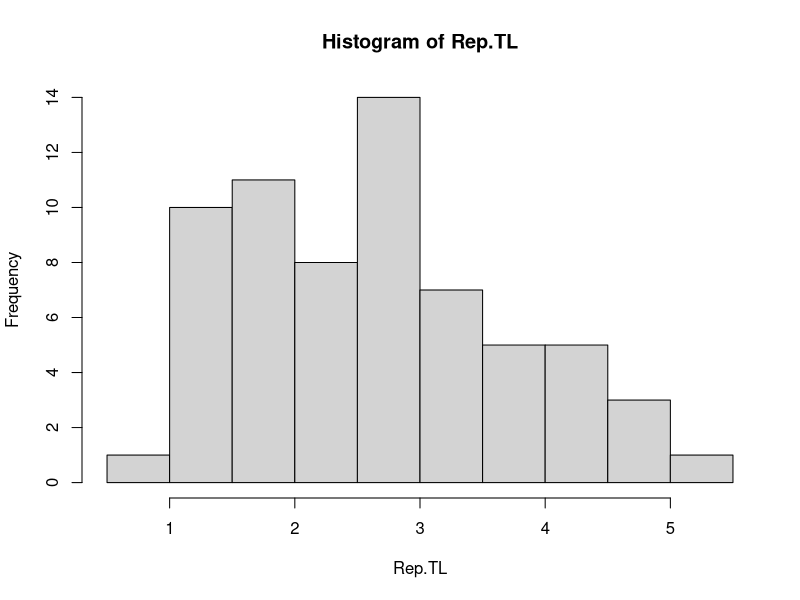

Write the R code that produced this figure. (Note: this script raises an error after producing the figure.)
#  SCRIPT FOR CALCULATING MSY USING CATCH-BASED METHOD

# TO DO:

rm(list=ls(all=TRUE))

# ---- DATA SECTION -----

yr=1975:2012

#Catch in numbers
#Sourced from "3.WhiteShark_demography.Leslie.R"
median.Total.catch=c(66,70,83,97,91,103,124,143,167,217,229,245,314,275,254,237,224,211,186,
              183,178,168,188,185,171,143,132,134,146,146,130,112,104,104,111,116,107,96)
upper95.Total.catch=c(86,90,109,127,123,139,168,193,226,293,310,331,425,372,343,320,303,285,
              252,247,240,228,256,251,232,195,180,182,198,198,177,152,142,141,150,158,146,130)
lower95.Total.catch=c(50,52,62,71,64,72,87,100,116,151,159,170,218,191,176,164,156,146,129,127,
              124,116,130,128,118,99,91,92,101,101,90,77,72,72,76,80,74,66)


#Reported size of caught whites, TL in metres (from Steve T)
Rep.TL=c(5.2,4.88,4.88,4.6,4.5,4.42,4.3,4.27,4.27,4,3.96,3.7,3.66,3.66,3.5,3.5,3.4,3.35,3.05,3.05,3.05,3,3,3,3,3,
         3,3,3,3,3,3,2.74,2.74,2.7,2.5,2.5,2.5,2.4,2.4,2.29,2.13,2.1,2,2,2,2,1.83,1.8,1.8,1.74,1.6,1.55,1.52,1.5,1.47,
         1.41,1.37,1.3,1.25,1.22,1.2,1.2,1.2,0.92)


# ---- PARAMETERS SECTION -----

  #r priors (productivity paper)
r.scen1=0.072
r.scen1.sd=0.028

r.scen2=0.022
r.scen2.sd=0.012

#TL-TWT (Mollet & Caillet 1996)
b=7.856
a=3.1087


#Range of K.upper tested
K.UPPER= c(50, 100, 200) 



#Start and Final biomass ranges
startbio.list   <- list(c(0.7,.9))
finalbio.list   <- list(c(0.2, 0.7))

#NUMBER OF ITERATIONS (may no need as high for gummy and whiskery)
n           <- 100000  

#PROCESS ERROR; 0 if deterministic model; 0.05 reasonable value? 0.2 is too high
sigR        <- 0.05   #source Eval Lai      


CV=0.2  #SD used for r lognormal prior

yr.n=length(yr)


#Define if using specific priors(Yes) or default priors (No)
user="Yes"
#user="No"



# ---- ANALYSIS SECTION ----

#1. Calculate catch in tons from reconstructed catch in numbers
  #1.1. histogram of reported sizes
HIST.TL=hist(Rep.TL)
Prop.TL=HIST.TL$counts/sum(HIST.TL$counts)
names(Prop.TL)=HIST.TL$mids

  #1.2. size class mean weight
Rep.TWT=b*HIST.TL$mids^a 

  #1.3. convert catch in numbers to weights using size (weight) distribution
fn.katch=function(dat)
{
  Catch.Mat=matrix(rep(dat,length(Prop.TL)),nrow=length(Prop.TL),byrow=T)
  
  Catch.Mat=Prop.TL*Catch.Mat
  Catch.Mat.kg=Catch.Mat*Rep.TWT
  return(colSums(Catch.Mat.kg)/1000)
}

median.Total.catch.tons=fn.katch(median.Total.catch)
lower.Total.catch.tons=fn.katch(lower95.Total.catch)
upper.Total.catch.tons=fn.katch(upper95.Total.catch)


  # 1.4. Resampling catches within confidence intervals
# SD.Total.catch.tons=0.17*median.Total.catch.tons
# 
# #test that SD match CI
# SamplE=function(Mean,SD) rnorm(1000,Mean,SD)
# Test=mapply(SamplE,median.Total.catch.tons,SD.Total.catch.tons)
# 
# UP=apply(Test, 2, function(x)quantile(x,probs=0.975))
# LOW=apply(Test, 2, function(x)quantile(x,probs=0.025))
# MED=apply(Test, 2, function(x)mean(x))
# 
# plot(MED,ylim=c(0,150))
# lines(UP)
# lines(LOW)
# points(median.Total.catch.tons,col=2,pch=19)
# lines(lower.Total.catch.tons,col=2)
# lines(upper.Total.catch.tons,col=2)
# 


#2. Calculate MSY


#---PROCEDURE SECTION-----

#FUNCTIONS
#Sample the catch
SamplE=function(Mean,SD) rnorm(1,Mean,SD)

#2.1. Default
#note: this assumes C trend is Abundance trend proxy, it ignores targeting changes, etc

#2.1.1 biomass range at start of time series
B.i.def.fn=function(DAT)if(DAT$ct[nrow(DAT)]/max(DAT$ct)<0.5)B.i=c(.5,.9)else{B.i=c(.3,.6)}

#2.1.2 biomass range at after last catch 
B.f.def.fn=function(DAT)if(DAT$ct[nrow(DAT)]/max(DAT$ct)>0.5)B.f=c(.3,.7)else{B.f=c(.01,.4)}


#Surplus production model for calculating biomass
.schaefer  <- function(theta)
{
  with(as.list(theta), {  ## for all combinations of ri & ki
    bt=vector()
    ell = 0  ## initialize ell
    for (j in startbt)
    {
      if(ell == 0) 
      {
        bt[1]=j*k*exp(rnorm(1,0, sigR))  ## set biomass in first year
        for(i in 1:nyr) ## for all years in the time series
        {
          xt=rnorm(1,0, sigR)
          bt[i+1]=(bt[i]+r*bt[i]*(1-bt[i]/k)-ct[i])*exp(xt) ## calculate biomass as function of previous year's biomass plus net production minus catch
        }
        
        #Bernoulli likelihood, assign 0 or 1 to each combination of r and k
        ell = 0
        if(bt[nyr+1]/k>=lam1 && bt[nyr+1]/k <=lam2 && min(bt) > 0 && max(bt) <=k && bt[which(yr==interyr)]/k>=interbio[1] && bt[which(yr==interyr)]/k<=interbio[2]) 
          ell = 1
      }  
    }
    return(list(ell=ell))
    
    
  })
}

#This function conducts the stock reduction analysis for N trials
#args:
#  theta - a list object containing:
#    r (lower and upper bounds for r)
#  	k (lower and upper bounds for k)
#		lambda (limits for current depletion)
sraMSY	<-function(theta, N)
{
  with(as.list(theta), 
{
  ## get N values of r, assign to ri
  #lognormal r  
  if(user=="Yes")
  {
    logSD=sqrt(log(1+((CV*mean(r))/mean(r))^2))
    ri = rlnorm(N, log(mean(r)), logSD)
  } 
  #uniform r   
  if(user=="No") ri = exp(runif(N, log(r[1]), log(r[2])))  
  
  ## get N values between k[1] and k[2], assing to ki
  ki = exp(runif(N, log(k[1]), log(k[2])))  
  
  ## assign ri, ki, and final biomass range to itheta
  itheta=cbind(r=ri,k=ki, lam1=lambda[1],lam2=lambda[2], sigR=sigR) 
  
  ## call Schaefer function with parameters in itheta
  M = apply(itheta,1,.schaefer) 
  i=1:N
  ## prototype objective function
  get.ell=function(i) M[[i]]$ell
  ell = sapply(i, get.ell) 
  return(list(r=ri,k=ki, ell=ell))	
})
}




#2.1. Sensitivity Analysis

#Put sensitivity data in list
r.Sens=c(r.scen1,r.scen2)
r.Sens.sd=c(r.scen1.sd,r.scen2.sd)
Catch.matrix=matrix(c(lower.Total.catch.tons,median.Total.catch.tons,
                      upper.Total.catch.tons),ncol=3)

N.sens.test=length(K.UPPER)*length(r.Sens)*ncol(Catch.matrix)
Sens.mat=as.data.frame(expand.grid(K.UPPER,r.Sens,1:ncol(Catch.matrix)))
colnames(Sens.mat)=c("K.upper","r","dummy catch")
Sens.mat$r.sd=with(Sens.mat,ifelse(r==r.scen1,r.scen1.sd,r.scen2.sd))


List.sens=vector('list',length=N.sens.test)
N.sens=length(List.sens)
for (i in 1:N.sens)
{

  List.sens[[i]]$K.upper=Sens.mat[i,1]
  List.sens[[i]]$r=Sens.mat[i,2]
  List.sens[[i]]$r.sd=Sens.mat[i,4]
  List.sens[[i]]$catch=Catch.matrix[,Sens.mat[i,3]]

}


#Run sensitivity analysis

setwd("C:/Matias/Analyses/Demography/White shark/Outputs/MSY_Catch/Sensitivities")


STORE.sens=vector("list",length=N.sens)

system.time(for (i in 1:N.sens)
{
  K.upper=List.sens[[i]]$K.upper
  r=List.sens[[i]]$r
  R.SD=List.sens[[i]]$r.sd
  KTCH=List.sens[[i]]$catch
  
  K.MAX=max(KTCH)
  
  #Parameters
  Sp=paste("sensitivity",i)
  
  
  cdat=data.frame(yr=yr,ct=KTCH,stock=rep(Sp,yr.n),res=rep("Very low",yr.n))

    r.list <- list(quantile(rnorm(10000,r,R.SD),probs=c(0.015,0.975))) 
  k.list <- list(c(K.MAX,K.upper*K.MAX))
  
  
  
  ## Loop through stocks
  stock_id <- unique(as.character(cdat$stock))
  stock=stock_id
    p=1
    
    yr   <- cdat$yr[as.character(cdat$stock)==stock]
    ct   <- as.numeric(cdat$ct[as.character(cdat$stock)==stock])
    
    #sample the catch
    # ct=mapply(SamplE,median.Total.catch.tons,SD.Total.catch.tons)
    
    res  <- unique(as.character(cdat$res[as.character(cdat$stock)==stock])) ## resilience 
    nyr  <- length(yr)    ## number of years in the time series
    
    #  cat("\n","Stock",stock,"\n")
    #  flush.console()
    
    ## PARAM SECTION
    #user defined pars
    if(user=="Yes")
    {
      start_r=r.list[[p]]
      start_k=k.list[[p]]
      startbio=startbio.list[[p]]
      finalbio=finalbio.list[[p]]
      
    }else
      #defaults
    {
      start_r  <- if(res == "Very low")             ## for unknown resilience 
      {c(0.015, 0.1)}else if
      (res == "Low")
      {c(0.05,0.5)}else if
      (res == "High")
      {c(0.6,1.5)}else
      {c(0.2,1)} 
      
      start_k     <- c(max(ct),100*max(ct))          ## for unknown upper K 
      
      startbio    <- if(ct[1]/max(ct) < 0.5) {c(0.5,0.9)} else {c(0.3,0.6)} # for unknown startbio
      finalbio    <- if(ct[nyr]/max(ct) > 0.5) {c(0.3,0.7)} else {c(0.01,0.4)} # for unknown finalbio 
      
    }
    
    interyr   <- yr[2]   ## interim year within time series for which biomass estimate is available;
    ## set to yr[2] if no estimates are available
    interbio   <- c(0, 1) ## biomass range for interim year, as fraction of k;
    ## set to 0 and 1 if not available
    
    startbt     <- seq(startbio[1], startbio[2], by = 0.05) ## apply range of start biomass in steps of 0.05	
    parbound <- list(r = start_r, k = start_k, lambda = finalbio, sigR)
    
    
    #print out some data and assumption (checks)
    cat("Last year =",max(yr),", last catch (tons)=",ct[nyr],"\n")
    cat("Resilience =",res,"\n")
    cat("Process error =", sigR,"\n")
    cat("Assumed initial biomass (B/k) =", startbio[1],"-", startbio[2], " k","\n")
    cat("Assumed intermediate biomass (B/k) in", interyr, " =", interbio[1],"-",interbio[2]," k","\n")
    cat("Assumed final biomass (B/k) =", parbound$lambda[1],"-",parbound$lambda[2]," k","\n")
    cat("Initial bounds for r =", parbound$r[1], "-", parbound$r[2],"\n")
    cat("Initial bounds for k (tons)=", format(parbound$k[1], digits=3), "-", format(parbound$k[2],digits=3),"\n")
    
    #flush.console()
    
    
    
    
    ## MAIN
    R1 = sraMSY(parbound, n)  
    
    
    ## Get statistics on r, k, MSY and determine new bounds for r and k
    r1 	<- R1$r[R1$ell==1]
    k1 	<- R1$k[R1$ell==1]
    msy1  <- r1*k1/4
    mean_msy1 <- exp(mean(log(msy1))) 
    
    if(user=="Yes") max_k1 <- max(k1[r1*k1/4<mean_msy1])                            #REVIEW!!!!!
    
    if(!user=="Yes")
    {
      max_k1a  <- min(k1[r1<1.1*parbound$r[1]]) ## smallest k1 near initial lower bound of r
      max_k1b  <- max(k1[r1*k1/4<mean_msy1]) ## largest k1 that gives mean MSY
      max_k1 <- if(max_k1a < max_k1b) {max_k1a} else {max_k1b}
    }
    
    if(length(r1)<10)
    {
      cat("Too few (", length(r1), ") possible r-k combinations, check input parameters","\n")
      #   flush.console()
    }
    
    if(length(r1)>=10)
    {
      ## set new upper bound of r to 1.2 max r1
      parbound$r[2] <- 1.2*max(r1)
      ## set new lower bound for k to 0.9 min k1 and upper bound to max_k1 
      parbound$k 	  <- c(0.9 * min(k1), max_k1)
      
      
      cat("First MSY =", format(mean_msy1, digits=3),"\n")
      cat("First r =", format(exp(mean(log(r1))), digits=3),"\n")
      cat("New upper bound for r =", format(parbound$r[2],digits=2),"\n")	
      cat("New range for k (tons)=", format(parbound$k[1], digits=3), "-", format(parbound$k[2],digits=3),"\n")
      
      
      ## Repeat analysis with new r-k bounds
      R1 = sraMSY(parbound, n)
      
      ## Get statistics on r, k and msy
      r = R1$r[R1$ell==1]
      k = R1$k[R1$ell==1]
      k = k #convert to tonnes
      msy = r * k / 4
      mean_ln_msy = mean(log(msy))
      
      ct1=ct #convert back to tonnes
      
      ## plotting
      Mean.MSY=exp(mean(log(msy)))
  
      tiff(file=paste("model.output/CatchMSY_Multi.",Sp[p],".tiff",sep=""),width = 2400, height = 2400,units = "px", res = 300, compression = "lzw")    #create tiff
      par(mfcol=c(2,3))    
      plot(yr, ct1, type="l", ylim = c(0, max(ct1)), xlab = "Year", ylab = "Catch (t)", main = stock,lwd=2)
      abline(h=exp(mean(log(msy))),col="black", lwd=2)
      abline(h=exp(mean_ln_msy - 2 * sd(log(msy))),col="red")
      abline(h=exp(mean_ln_msy + 2 * sd(log(msy))),col="red")
      
      
      hist(r, freq=F, xlim=c(0, 1.2 * max(r)), main = "")
      abline(v=exp(mean(log(r))),col="black",lwd=2)
      abline(v=exp(mean(log(r))-2*sd(log(r))),col="red")
      abline(v=exp(mean(log(r))+2*sd(log(r))),col="red")
      
      plot(r1, k1, xlim = start_r, ylim = start_k, xlab="r", ylab="k (t)")
      
      hist(k, freq=F, xlim=c(0, 1.2 * max(k)), xlab="k (t)", main = "")
      abline(v=exp(mean(log(k))),col="black", lwd=2)	
      abline(v=exp(mean(log(k))-2*sd(log(k))),col="red")
      abline(v=exp(mean(log(k))+2*sd(log(k))),col="red")
      
      
      plot(log(r), log(k),xlab="ln(r)",ylab="ln(k)")
      abline(v=mean(log(r)))
      abline(h=mean(log(k)))
      abline(mean(log(msy))+log(4),-1, col="black",lwd=2)
      abline(mean(log(msy))-2*sd(log(msy))+log(4),-1, col="red")
      abline(mean(log(msy))+2*sd(log(msy))+log(4),-1, col="red")
      
      hist(msy, freq=F, xlim=c(0, 1.2 * max(msy)), xlab="MSY (t)",main = "")
      abline(v=exp(mean(log(msy))),col="black", lwd=2)
      abline(v=exp(mean_ln_msy - 2 * sd(log(msy))),col="red")
      abline(v=exp(mean_ln_msy + 2 * sd(log(msy))),col="red")
      dev.off()
      
      cat("Possible combinations = ", length(r),"\n")
      cat("geom. mean r =", format(exp(mean(log(r))),digits=3), "\n")
      cat("r +/- 2 SD =", format(exp(mean(log(r))-2*sd(log(r))),digits=3),"-",format(exp(mean(log(r))+2*sd(log(r))),digits=3), "\n")
      cat("geom. mean k (tons)=", format(exp(mean(log(k))),digits=3), "\n")
      cat("k +/- 2 SD (tons)=", format(exp(mean(log(k))-2*sd(log(k))),digits=3),"-",format(exp(mean(log(k))+2*sd(log(k))),digits=3), "\n")
      cat("geom. mean MSY (tons)=", format(exp(mean(log(msy))),digits=3),"\n")
      cat("MSY +/- 2 SD (tons)=", format(exp(mean_ln_msy - 2 * sd(log(msy))),digits=3), "-", format(exp(mean_ln_msy + 2 * sd(log(msy))),digits=3), "\n")
      
      
      ## Export results
      outfile  <- paste("model.output/CatchMSY_Output.",Sp[p],".csv",sep="")
      output = data.frame(Species=stock, Proc.Err=sigR, B.init.low=startbio[1], B.init.high=startbio[2], 
                          B.2.low=interbio[1], B.2.high=interbio[2], 
                          B.fin.low=finalbio[1], B.fin.high=finalbio[2], Min.yr=min(yr), Max.yr=max(yr), 
                          Resilience=res, Catch.max=max(ct), Catch.init=ct[1], Catch.fin=ct[nyr], 
                          Lenth.r=length(r), Mean.r=exp(mean(log(r))), SD.r=sd(log(r)), Min.r=min(r), CI.95.low.r=quantile(r,0.025), 
                          Median.r=median(r), CI.95.up.r=quantile(r,0.975), Max.r=max(r), 
                          Mean.k=exp(mean(log(k))), SD.k=sd(log(k)), Min.k=min(k), CI.95.low.k=quantile(k, 0.025), 
                          Median.k=median(k), CI.95.up.k=quantile(k, 0.975),Max.k=max(k),
                          Median.MSY=median(msy),Mean.MSY=Mean.MSY,SD.MSY=sd(log(msy)),Min.MSY=min(msy),Max.MSY=max(msy),
                          CI.95.low.MSY=quantile(msy,0.025),CI.95.up.MSY=quantile(msy,0.975)) 
      
      
       
      write.table(output, file = outfile, sep = ",",row.names = FALSE, col.names =T)
      
    }
  
  STORE.sens[[i]]=list(msy=msy,r=r,k=k)
  
  })  
  
 


#REPORT
LWD=2.5
Year.Vec <- c(yr, tail(yr, 1), rev(yr), yr[1]) #year vector for polygons
Biom.Vec <- c(lower.Total.catch.tons, tail(upper.Total.catch.tons, 1), 
              rev(upper.Total.catch.tons), lower.Total.catch.tons[1])


#Reconstructed catches
tiff(file="figure1.tiff",width = 2400, height = 2400,units = "px", res = 300, compression = "lzw")    #create tiff
par(mai=c(.9,.9,.1,.1),las=1)
plot(yr,median.Total.catch.tons,type='l',lwd=LWD,xlab="Year",ylab="Catch (tons)",
     cex.axis=1.35,cex.lab=1.75,ylim=c(0,max(upper.Total.catch.tons)*1.05))
polygon(Year.Vec, Biom.Vec, col = "grey60", border = NA)
lines(yr,median.Total.catch.tons,lwd=LWD)
dev.off()

#MSY

STORE.msy=as.data.frame(matrix(NA,nrow=N.sens,ncol=4))
colnames(STORE.msy)=c('lower','mean','upper','Sensitivity')
for (i in 1:N.sens)
{
  emeswhy=STORE.sens[[i]]$msy
  mean_ln_msy = mean(log(emeswhy))
  STORE.msy$mean[i]=exp(mean(log(emeswhy)))
  STORE.msy$lower[i]=exp(mean_ln_msy - 2 * sd(log(emeswhy)))
  STORE.msy$upper[i]=exp(mean_ln_msy + 2 * sd(log(emeswhy)))
  STORE.msy$Sensitivity[i]=paste("k.upper=",List.sens[[i]]$K.upper,"r=",List.sens[[i]]$r)
}
write.csv(STORE.msy,"STORE.msy.csv")

UPPER.y=max(upper.Total.catch.tons)*1.2
tiff(file="figure2.Lower.K.upper.tiff",width = 2400, height = 2400,units = "px", res = 300, compression = "lzw")    #create tiff
par(mfcol=c(2,3),mai=c(.1,.1,.1,.1),oma=c(4,6,2,.01),las=1,mgp=c(1,1.05,0))
for (i in c(1,4,7,10,13,16))
{
  emeswhy=STORE.sens[[i]]$msy
  mean_ln_msy = mean(log(emeswhy))
  ktch=List.sens[[i]]$catch
  
  MED.msy=exp(mean(log(emeswhy)))
  LOW.msy=exp(mean_ln_msy - 2 * sd(log(emeswhy)))
  UP.msy=exp(mean_ln_msy + 2 * sd(log(emeswhy)))
  
  plot(yr, ktch, type="l", ylim = c(0, UPPER.y), 
       ylab="",xlab="",xaxt="n",yaxt="n",cex.main=1.5,
       main = "",lwd=3)
  
  axis(1,at=yr,labels=F,tck=-0.015)
  axis(2,at=seq(0, UPPER.y,by=20),labels=F,tck=-0.04)
  axis(1,at=seq(yr[1],yr[length(yr)],5),labels=F,tck=-0.03,cex.axis=1.25)
  axis(1,at=seq(yr[6],yr[length(yr)],10),labels=F,tck=-0.06,cex.axis=1.6)
  
  if(i%in%c(4,10,16))axis(1,at=seq(yr[6],yr[length(yr)],10),labels=seq(yr[6],
                    yr[length(yr)],10),tck=-0.06,cex.axis=1.5)
  if(i%in%c(1,4))axis(2,at=seq(0, UPPER.y,by=20),
                labels=seq(0, UPPER.y,by=20),cex.axis=1.5,tck=-0.04)
  
  
  abline(h=MED.msy,col="grey60", lwd=3)
  abline(h=LOW.msy,col="grey60", lwd=3,lty=2)
  abline(h=UP.msy,col="grey60", lwd=3,lty=2)
  
  if(i==1)mtext("Low CI catch",side=3,line=.5,font=1,las=1,cex=1.45,col='black')
  if(i==7)mtext("Mean catch",side=3,line=.5,font=1,las=1,cex=1.45,col='black')
  if(i==13)mtext("Up CI catch",side=3,line=.5,font=1,las=1,cex=1.45,col='black')
  if(i==1)mtext("LH1",side=2,line=2.8,font=1,las=1,cex=1.45,col='black')
  if(i==4)mtext("LH2",side=2,line=2.8,font=1,las=1,cex=1.45,col='black')
  
  
}
mtext("Year",1,3,outer=T,cex=1.75)
mtext("Catch (t)",2,4,outer=T,las=3,cex=1.75)
dev.off()


tiff(file="figure3.Mid.K.upper.tiff",width = 2400, height = 2400,units = "px", res = 300, compression = "lzw")    #create tiff
par(mfcol=c(2,3),mai=c(.1,.1,.1,.1),oma=c(4,6,2,.01),las=1,mgp=c(1,1.05,0))
for (i in c(2,5,8,11,14,17))
{
  emeswhy=STORE.sens[[i]]$msy
  mean_ln_msy = mean(log(emeswhy))
  ktch=List.sens[[i]]$catch
  
  MED.msy=exp(mean(log(emeswhy)))
  LOW.msy=exp(mean_ln_msy - 2 * sd(log(emeswhy)))
  UP.msy=exp(mean_ln_msy + 2 * sd(log(emeswhy)))
  
  
  plot(yr, ktch, type="l", ylim = c(0, UPPER.y), 
       ylab="",xlab="",xaxt="n",yaxt="n",cex.main=1.5,
       main = "",lwd=3)
  
  axis(1,at=yr,labels=F,tck=-0.015)
  axis(2,at=seq(0, UPPER.y,by=20),labels=F,tck=-0.04)
  axis(1,at=seq(yr[1],yr[length(yr)],5),labels=F,tck=-0.03,cex.axis=1.25)
  axis(1,at=seq(yr[6],yr[length(yr)],10),labels=F,tck=-0.06,cex.axis=1.6)
  
  if(i%in%c(5,11,17))axis(1,at=seq(yr[6],yr[length(yr)],10),labels=seq(yr[6],
                        yr[length(yr)],10),tck=-0.06,cex.axis=1.5)
  if(i%in%c(2,5))axis(2,at=seq(0, UPPER.y,by=20),
                      labels=seq(0, UPPER.y,by=20),cex.axis=1.5,tck=-0.04)
  
  
  abline(h=MED.msy,col="grey60", lwd=3)
  abline(h=LOW.msy,col="grey60", lwd=3,lty=2)
  abline(h=UP.msy,col="grey60", lwd=3,lty=2)
  
  if(i==2)mtext("Low CI catch",side=3,line=.5,font=1,las=1,cex=1.45,col='black')
  if(i==8)mtext("Mean catch",side=3,line=.5,font=1,las=1,cex=1.45,col='black')
  if(i==14)mtext("Up CI catch",side=3,line=.5,font=1,las=1,cex=1.45,col='black')
  if(i==2)mtext("LH1",side=2,line=2.8,font=1,las=1,cex=1.45,col='black')
  if(i==5)mtext("LH2",side=2,line=2.8,font=1,las=1,cex=1.45,col='black')
  
  
}
mtext("Year",1,3,outer=T,cex=1.75)
mtext("Catch (t)",2,4,outer=T,las=3,cex=1.75)
dev.off()


tiff(file="figure4.High.K.upper.tiff",width = 2400, height = 2400,units = "px", res = 300, compression = "lzw")    #create tiff
par(mfcol=c(2,3),mai=c(.1,.1,.1,.1),oma=c(4,6,2,.01),las=1,mgp=c(1,1.05,0))
for (i in c(3,6,9,12,15,18))
{
  emeswhy=STORE.sens[[i]]$msy
  mean_ln_msy = mean(log(emeswhy))
  ktch=List.sens[[i]]$catch
  
  MED.msy=exp(mean(log(emeswhy)))
  LOW.msy=exp(mean_ln_msy - 2 * sd(log(emeswhy)))
  UP.msy=exp(mean_ln_msy + 2 * sd(log(emeswhy)))
  
  plot(yr, ktch, type="l", ylim = c(0, UPPER.y), 
       ylab="",xlab="",xaxt="n",yaxt="n",cex.main=1.5,
       main = "",lwd=3)
  
  axis(1,at=yr,labels=F,tck=-0.015)
  axis(2,at=seq(0, UPPER.y,by=20),labels=F,tck=-0.04)
  axis(1,at=seq(yr[1],yr[length(yr)],5),labels=F,tck=-0.03,cex.axis=1.25)
  axis(1,at=seq(yr[6],yr[length(yr)],10),labels=F,tck=-0.06,cex.axis=1.6)
  
  if(i%in%c(6,12,18))axis(1,at=seq(yr[6],yr[length(yr)],10),labels=seq(yr[6],
                        yr[length(yr)],10),tck=-0.06,cex.axis=1.5)
  if(i%in%c(3,6))axis(2,at=seq(0, UPPER.y,by=20),
                      labels=seq(0, UPPER.y,by=20),cex.axis=1.5,tck=-0.04)
  
  
  abline(h=MED.msy,col="grey60", lwd=3)
  abline(h=LOW.msy,col="grey60", lwd=3,lty=2)
  abline(h=UP.msy,col="grey60", lwd=3,lty=2)
  
  if(i==3)mtext("Low CI catch",side=3,line=.5,font=1,las=1,cex=1.45,col='black')
  if(i==9)mtext("Mean catch",side=3,line=.5,font=1,las=1,cex=1.45,col='black')
  if(i==15)mtext("Up CI catch",side=3,line=.5,font=1,las=1,cex=1.45,col='black')
  if(i==3)mtext("LH1",side=2,line=2.8,font=1,las=1,cex=1.45,col='black')
  if(i==6)mtext("LH2",side=2,line=2.8,font=1,las=1,cex=1.45,col='black')
  
  
}
mtext("Year",1,3,outer=T,cex=1.75)
mtext("Catch (t)",2,4,outer=T,las=3,cex=1.75)
dev.off()
